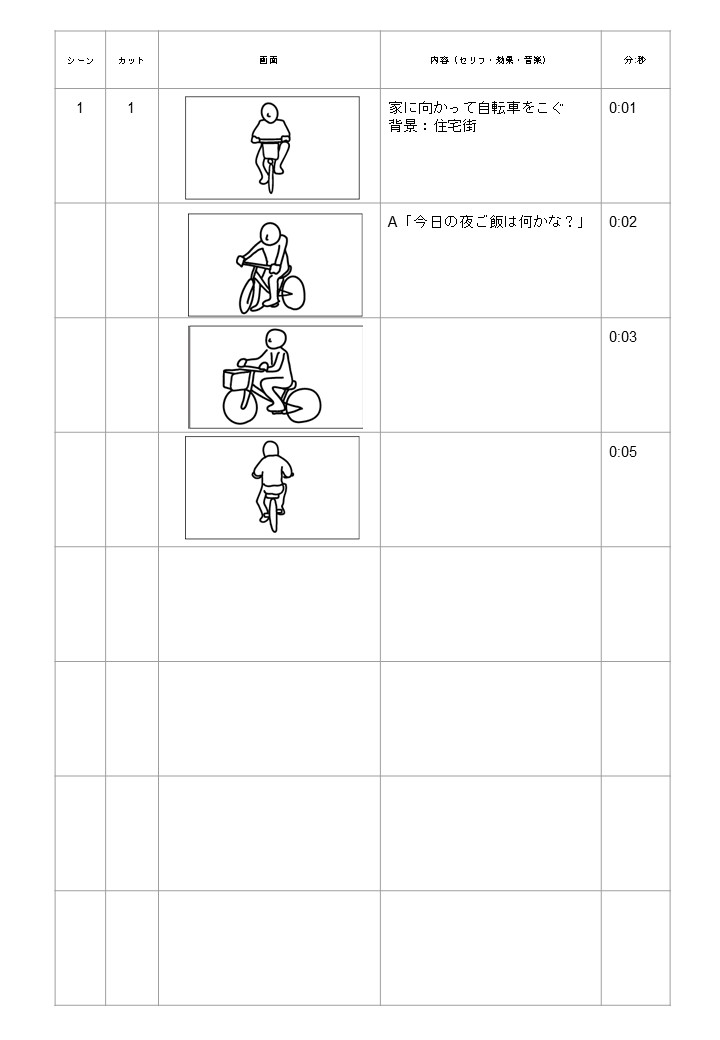
#> input picture Before integration/movie/picture/konte1.jpg, 720 x 1040 px, found by its file name
$ python past.py
#> lines starting #> are read from the running program, lines starting #| are printed output that depends on the picture
from PIL import Image
im1 = Image.open('picture\konte1.JPG')
#> im1 is the input picture: PIL image 720x1040 RGB; mean R, G, B 250.6, 250.6, 250.6
im2 = Image.open('picture\past1.JPG')
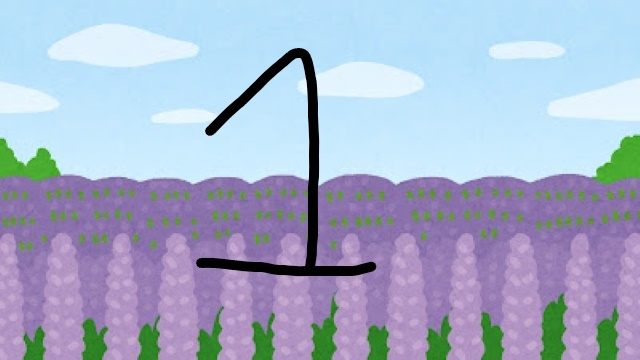
#> input picture Before integration/movie/picture/past1.jpg, 640 x 360 px, found by its file name
#> im2 is the input picture: PIL image 640x360 RGB; mean R, G, B 166.4, 176.7, 202.7
im3 = Image.open('picture\past2.JPG')
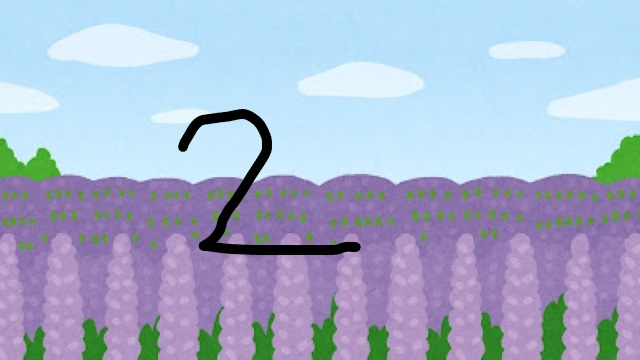
#> input picture Before integration/movie/picture/past2.jpg, 640 x 360 px, found by its file name
#> im3 is the input picture: PIL image 640x360 RGB; mean R, G, B 167.4, 177.8, 204.1
im4 = Image.open('picture\past3.JPG')
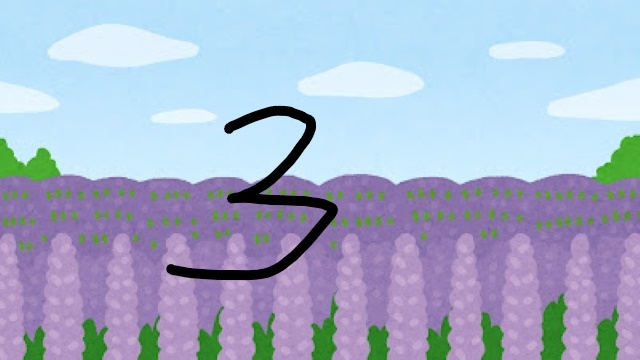
#> input picture Before integration/movie/picture/past3.jpg, 640 x 360 px, found by its file name
#> im4 is the input picture: PIL image 640x360 RGB; mean R, G, B 166.8, 177.3, 203.4
back_im = im1.copy()
im2 = im2.resize((213, 110))
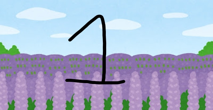
#> im2: PIL image 213x110 RGB; mean R, G, B 166.4, 176.7, 202.8
im3 = im3.resize((213, 110))
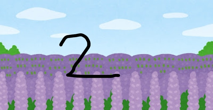
#> im3: PIL image 213x110 RGB; mean R, G, B 167.4, 177.8, 204.1
im4 = im4.resize((213, 110))
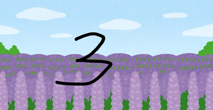
#> im4: PIL image 213x110 RGB; mean R, G, B 166.9, 177.4, 203.4
back_im.paste(im2, (163, 90))
back_im.paste(im3, (163, 205))
back_im.paste(im4, (163, 320))
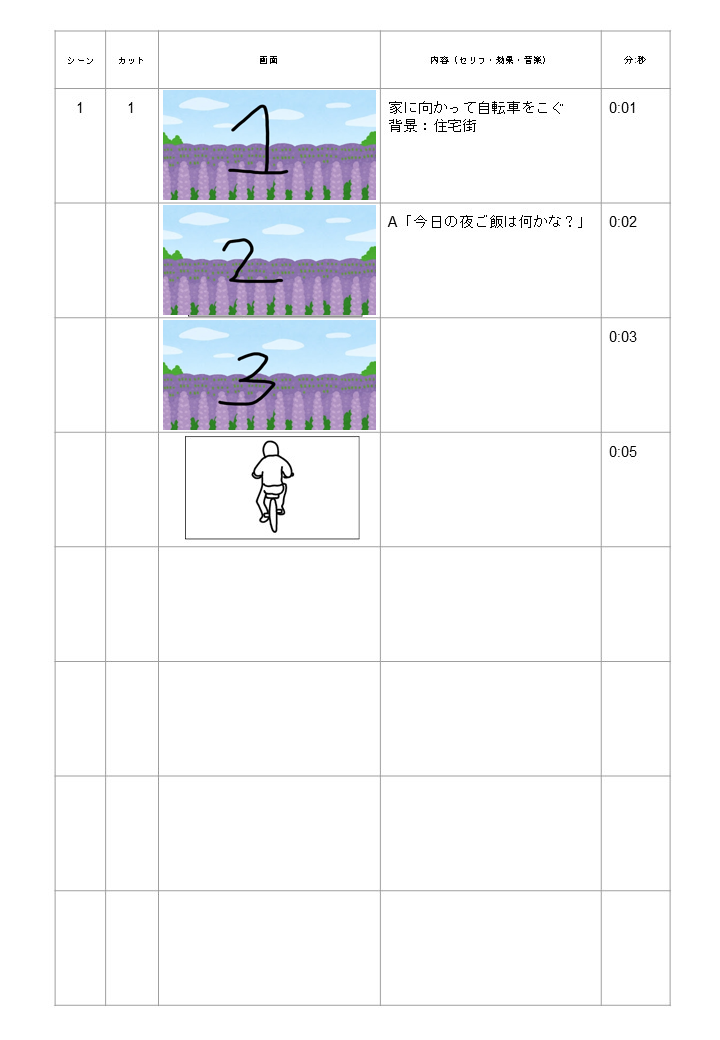
#> back_im: PIL image 720x1040 RGB; mean R, G, B 244, 245, 247.4
back_im.save('picture\pastend.JPG', quality=95)
